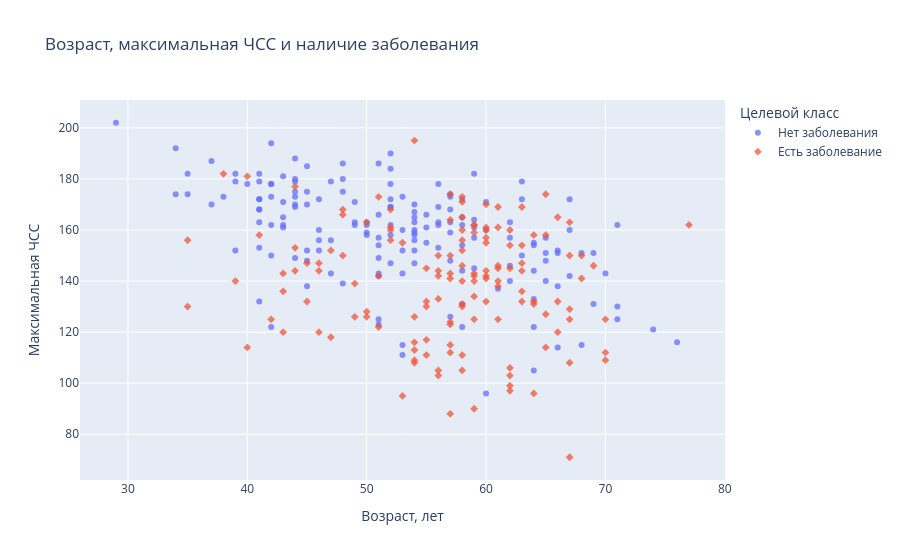

The cell this chart's notebook holds for it:
### Markdown cell above
### График 8. Интерактивная связь возраста и максимальной ЧСС

### Code cell
plot_df = clean_df.copy()
plot_df["target_label"] = plot_df["target"].map({0: "Нет заболевания", 1: "Есть заболевание"})
plot_df["cp_code"] = plot_df["cp"].astype(int)

interactive_fig = px.scatter(
    plot_df,
    x="age",
    y="thalach",
    color="target_label",
    symbol="target_label",
    hover_data=["sex", "cp_code", "trestbps", "chol", "oldpeak", "ca"],
    labels={"age": "Возраст, лет", "thalach": "Максимальная ЧСС", "target_label": "Класс"},
    title="Возраст, максимальная ЧСС и наличие заболевания",
    opacity=0.75,
)
interactive_fig.update_layout(legend_title_text="Целевой класс")
interactive_path = EDA_DIR / "08_interactive_age_thalach.html"
interactive_fig.write_html(interactive_path, include_plotlyjs="cdn")
interactive_fig.show()
print(f"Интерактивный график сохранен: {interactive_path.resolve()}")

### Figure 1 — Plotly figure (JSON) as saved in the notebook; plotly's stock layout.template omitted (floating-point values rounded to 4 significant figures; data arrays with more than 128 entries replaced by an {"elided": "..."} marker saying what was removed)
{"data": [{"customdata": {"elided": "164x6 float values"}, "hovertemplate": "Класс=Нет заболевания<br>Возраст, лет=%{x}<br>Максимальная ЧСС=%{y}<br>sex=%{customdata[0]}<br>cp_code=%{customdata[1]}<br>trestbps=%{customdata[2]}<br>chol=%{customdata[3]}<br>oldpeak=%{customdata[4]}<br>ca=%{customdata[5]}<extra></extra>", "legendgroup": "Нет заболевания", "marker": {"color": "#636efa", "opacity": 0.75, "symbol": "circle"}, "mode": "markers", "name": "Нет заболевания", "orientation": "v", "showlegend": true, "type": "scatter", "x": {"elided": "164 int values"}, "xaxis": "x", "y": {"elided": "164 int values"}, "yaxis": "y"}, {"customdata": {"elided": "139x6 float values"}, "hovertemplate": "Класс=Есть заболевание<br>Возраст, лет=%{x}<br>Максимальная ЧСС=%{y}<br>sex=%{customdata[0]}<br>cp_code=%{customdata[1]}<br>trestbps=%{customdata[2]}<br>chol=%{customdata[3]}<br>oldpeak=%{customdata[4]}<br>ca=%{customdata[5]}<extra></extra>", "legendgroup": "Есть заболевание", "marker": {"color": "#EF553B", "opacity": 0.75, "symbol": "diamond"}, "mode": "markers", "name": "Есть заболевание", "orientation": "v", "showlegend": true, "type": "scatter", "x": {"elided": "139 int values"}, "xaxis": "x", "y": {"elided": "139 int values"}, "yaxis": "y"}], "layout": {"legend": {"title": {"text": "Целевой класс"}, "tracegroupgap": 0}, "title": {"text": "Возраст, максимальная ЧСС и наличие заболевания"}, "xaxis": {"anchor": "y", "domain": [0.0, 1.0], "title": {"text": "Возраст, лет"}}, "yaxis": {"anchor": "x", "domain": [0.0, 1.0], "title": {"text": "Максимальная ЧСС"}}}}
